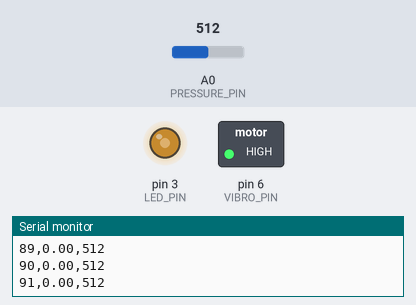
Recording of a sketch running on a simulated Arduino Uno, built with avr-gcc and run on an emulated ATmega328P. On the bench: switched loads named in the sketch (green lamp = pin HIGH), output pins drawn as LEDs (lit = HIGH), the last lines printed to the serial monitor. The inputs (shaded band) are chosen by the test bench; at power-on: A0 (PRESSURE_PIN) = 512.

Above: at 1.2 s.
1.3 s: A0 (PRESSURE_PIN) set to 415
At 3.1 s:
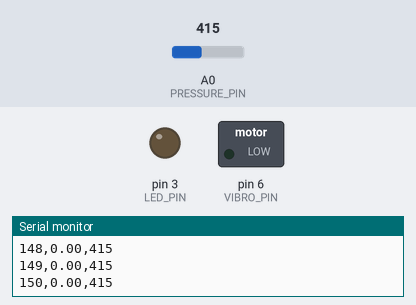
3.4 s: A0 (PRESSURE_PIN) set to 385
At 5.7 s:
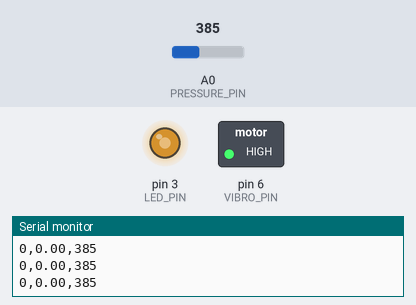
6.4 s: A0 (PRESSURE_PIN) set to 11
At 7.6 s:
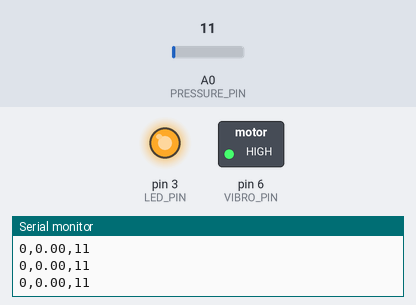
7.9 s: A0 (PRESSURE_PIN) set to 8
At 8.8 s:
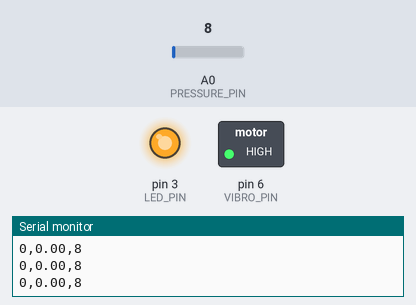
10.9 s: A0 (PRESSURE_PIN) set to 900
At 12.3 s:
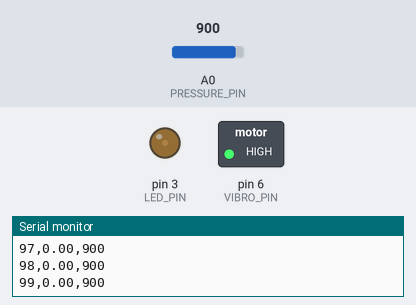
13.9 s: A0 (PRESSURE_PIN) set to 511
At 17.1 s:
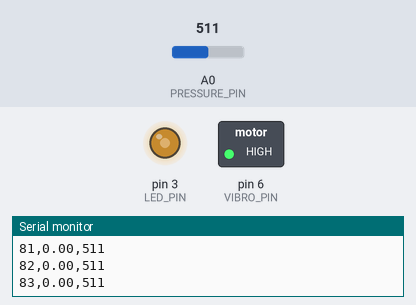
Timing chart, 0 to 17.9 s (numbered marks = the images above; inputs shaded):
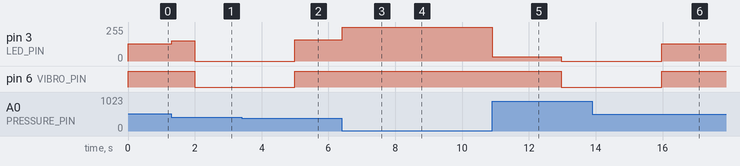

The sketch:

monsterHouse.ino
```cpp
const int PRESSURE_PIN = A0;
const int LED_PIN = 3;
const int VIBRO_PIN = 6;


double intensity = 0;
int count = 1;
double fadeRate = 5;
int awake = 0;

void setup() {
  // put your setup code here, to run once:
  Serial.begin(9600);
  pinMode(LED_PIN, OUTPUT);
  pinMode(VIBRO_PIN, OUTPUT);
}

void loop() {
  int pressureVal = analogRead(PRESSURE_PIN);
  analogWrite(VIBRO_PIN, 1023);
  long intensityVal = map(pressureVal, 0, 1023, 0, 255);

  if (pressureVal > 400){
    count += 1;
  }

  if (count > 150) {
    analogWrite(VIBRO_PIN, 0);
    analogWrite(LED_PIN, 0);
    delay(3000);
    count = 0;
    analogWrite(VIBRO_PIN, 1023);
    analogWrite(LED_PIN,255);
  }
  /*else{
    if (intensityVal > 0){
      intensity = 255;
    }
    else if (intensity > 5){
      intensity += fadeRate;
    }
  }*/


  analogWrite(LED_PIN, 255-intensityVal);
  //analogWrite(VIBRO_PIN, pressureVal);
  Serial.print(count);
  Serial.print(",");
  Serial.print(intensity);
  Serial.print(",");
  Serial.println(pressureVal);
  // put your main code here, to run repeatedly:

}
```

Measured:
- the behaviour switches between 401 and 400 on A0 (PRESSURE_PIN) (found by bisection; images 1 and 2)
- after the input at 1.3 s, pin 3 (LED_PIN): 128/255 → 152/255 at once, → 0/255 0.68 s later
- after the input at 3.4 s, pin 3 (LED_PIN): 0/255 → 160/255 after 1.6 s
- after the input at 6.4 s, pin 3 (LED_PIN): 160/255 → 253/255 at once
- after the input at 7.9 s, pin 3 (LED_PIN): 253/255 → 254/255 at once
- after the input at 10.9 s, pin 3 (LED_PIN): 254/255 → 31/255 at once, → 0/255 2.1 s later; pin 6 (VIBRO_PIN): HIGH → LOW after 2.1 s
- after the input at 13.9 s, pin 3 (LED_PIN): 0/255 → 128/255 after 2.1 s
